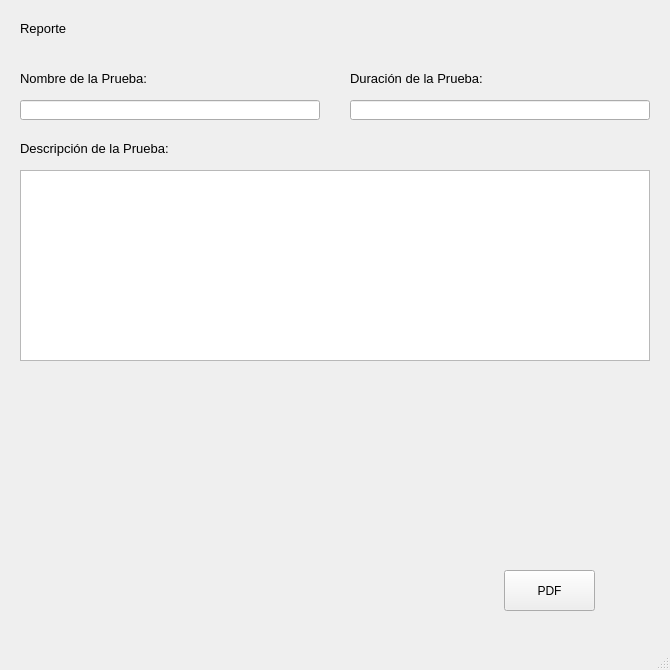
<?xml version="1.0" encoding="UTF-8"?>
<ui version="4.0">
 <class>Player</class>
 <widget class="QMainWindow" name="Player">
  <property name="geometry">
   <rect>
    <x>0</x>
    <y>0</y>
    <width>670</width>
    <height>670</height>
   </rect>
  </property>
  <property name="windowTitle">
   <string>Generar Reporte</string>
  </property>
  <property name="windowIcon">
   <iconset>
    <normaloff>../resources/btn11.ico</normaloff>../resources/btn11.ico</iconset>
  </property>
  <widget class="QWidget" name="centralwidget">
   <widget class="QLabel" name="lblText">
    <property name="geometry">
     <rect>
      <x>20</x>
      <y>20</y>
      <width>101</width>
      <height>16</height>
     </rect>
    </property>
    <property name="font">
     <font>
      <family>Arial</family>
      <pointsize>10</pointsize>
     </font>
    </property>
    <property name="text">
     <string>Reporte</string>
    </property>
   </widget>
   <widget class="QLabel" name="lblText_2">
    <property name="geometry">
     <rect>
      <x>690</x>
      <y>20</y>
      <width>141</width>
      <height>16</height>
     </rect>
    </property>
    <property name="font">
     <font>
      <family>Arial</family>
      <pointsize>10</pointsize>
     </font>
    </property>
    <property name="text">
     <string>Video2. TRAYECTORIA</string>
    </property>
   </widget>
   <widget class="QLabel" name="lblLogoIpn">
    <property name="geometry">
     <rect>
      <x>10</x>
      <y>560</y>
      <width>61</width>
      <height>81</height>
     </rect>
    </property>
    <property name="text">
     <string/>
    </property>
    <property name="pixmap">
     <pixmap>../resources/logoipn.png</pixmap>
    </property>
    <property name="scaledContents">
     <bool>true</bool>
    </property>
   </widget>
   <widget class="QLabel" name="lblLogoEscom">
    <property name="geometry">
     <rect>
      <x>80</x>
      <y>560</y>
      <width>61</width>
      <height>81</height>
     </rect>
    </property>
    <property name="text">
     <string/>
    </property>
    <property name="pixmap">
     <pixmap>../resources/logoescom.png</pixmap>
    </property>
    <property name="scaledContents">
     <bool>true</bool>
    </property>
   </widget>
   <widget class="QPushButton" name="btnPDF">
    <property name="geometry">
     <rect>
      <x>504</x>
      <y>570</y>
      <width>91</width>
      <height>41</height>
     </rect>
    </property>
    <property name="font">
     <font>
      <family>Arial</family>
     </font>
    </property>
    <property name="text">
     <string>PDF</string>
    </property>
    <property name="icon">
     <iconset>
      <normaloff>../resources/btn12.png</normaloff>../resources/btn12.png</iconset>
    </property>
   </widget>
   <widget class="QLabel" name="lblProcess">
    <property name="geometry">
     <rect>
      <x>880</x>
      <y>560</y>
      <width>401</width>
      <height>16</height>
     </rect>
    </property>
    <property name="font">
     <font>
      <family>Arial</family>
      <pointsize>10</pointsize>
     </font>
    </property>
    <property name="text">
     <string/>
    </property>
   </widget>
   <widget class="QLabel" name="lblText_3">
    <property name="geometry">
     <rect>
      <x>20</x>
      <y>70</y>
      <width>171</width>
      <height>16</height>
     </rect>
    </property>
    <property name="font">
     <font>
      <family>Arial</family>
      <pointsize>10</pointsize>
     </font>
    </property>
    <property name="text">
     <string>Nombre de la Prueba:</string>
    </property>
   </widget>
   <widget class="QLabel" name="lblText_4">
    <property name="geometry">
     <rect>
      <x>350</x>
      <y>70</y>
      <width>181</width>
      <height>16</height>
     </rect>
    </property>
    <property name="font">
     <font>
      <family>Arial</family>
      <pointsize>10</pointsize>
     </font>
    </property>
    <property name="text">
     <string>Duración de la Prueba:</string>
    </property>
   </widget>
   <widget class="QLabel" name="lblText_5">
    <property name="geometry">
     <rect>
      <x>20</x>
      <y>140</y>
      <width>181</width>
      <height>16</height>
     </rect>
    </property>
    <property name="font">
     <font>
      <family>Arial</family>
      <pointsize>10</pointsize>
     </font>
    </property>
    <property name="text">
     <string>Descripción de la Prueba:</string>
    </property>
   </widget>
   <widget class="QLineEdit" name="txtNombrePrueba">
    <property name="geometry">
     <rect>
      <x>20</x>
      <y>100</y>
      <width>300</width>
      <height>20</height>
     </rect>
    </property>
   </widget>
   <widget class="QLineEdit" name="txtDuracionPrueba">
    <property name="geometry">
     <rect>
      <x>350</x>
      <y>100</y>
      <width>300</width>
      <height>20</height>
     </rect>
    </property>
   </widget>
   <widget class="QPlainTextEdit" name="txtDescripcionPrueba">
    <property name="geometry">
     <rect>
      <x>20</x>
      <y>170</y>
      <width>630</width>
      <height>191</height>
     </rect>
    </property>
   </widget>
  </widget>
  <widget class="QMenuBar" name="menubar">
   <property name="geometry">
    <rect>
     <x>0</x>
     <y>0</y>
     <width>670</width>
     <height>21</height>
    </rect>
   </property>
  </widget>
  <widget class="QStatusBar" name="statusbar"/>
 </widget>
 <resources/>
 <connections/>
</ui>
